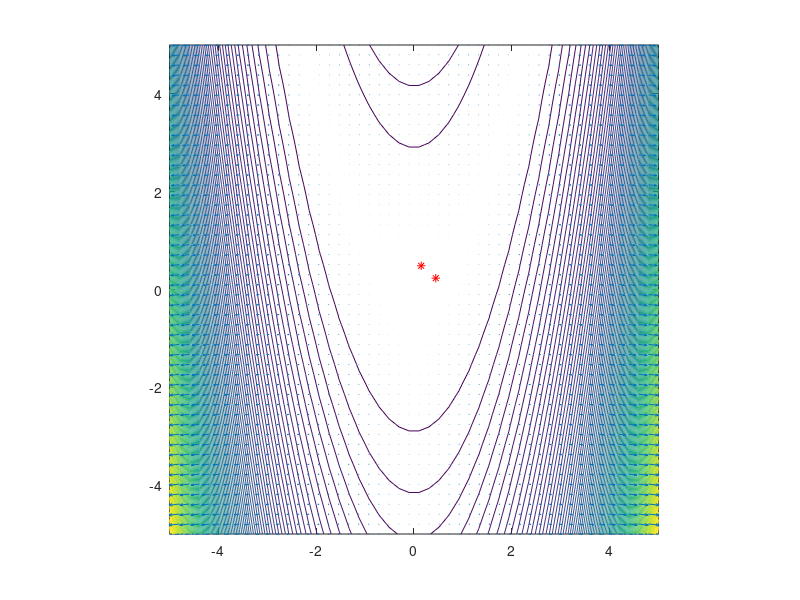

Recreate this plot in MATLAB. (Note: this script raises an error after producing the figure.)
d = 2; 
n = 2; 

x = rand(d, n); 

f = @(x) 10*((x(2)-x(1)^2)^2) + 1 - x(1)^2;
df = @(x)[ 40*x(1)^3-40*x(2)*x(1)-2*x(1); 20*(x(2)-x(1)^2)];
d2f = @(x) [120*x(1)^2-40*x(2)-2, -40*x(1); -40*x(1), 20];

N = 50; 
t = linspace(-5, 5, N); 
[X, Y] = meshgrid(t, t); 

fplot = @(x, y) f([x;y]); 
dfplot = @(x, y, j) df([x;y]); 
Z = arrayfun(fplot, X, Y);
G = zeros(N, N, d); 

for i= 1:N
    for j = 1:N 
        G(i,j,:) = dfplot(X(i, j), Y(i, j));
    end
end 
contour(X, Y, Z, 100); 
axis equal 
hold on; 
quiver(X, Y, G(:,:,1), G(:,:,2)); 
plot(x(1, :), x(2, :), 'r*');


MAXITER = 100; 
EPS = 1e-4; 
x0=[-5;-5];

%[xk, iteraciones, XSKS, FXKS] = BusquedaLinea(x0, f, df, df, MAXITER, EPS, "SR1"); 
delta_hat = 0.5; 
etha = 1e-2; % \in (0, 1/4)
[xk, iteraciones, XSKS, FXKS] = RegConf(f, df, x0, "dogleg", "BFGS", delta_hat, etha, EPS, MAXITER, d2f); 

plot(XSKS(1,:),XSKS(2,:),'k*--')
xk 
iteraciones